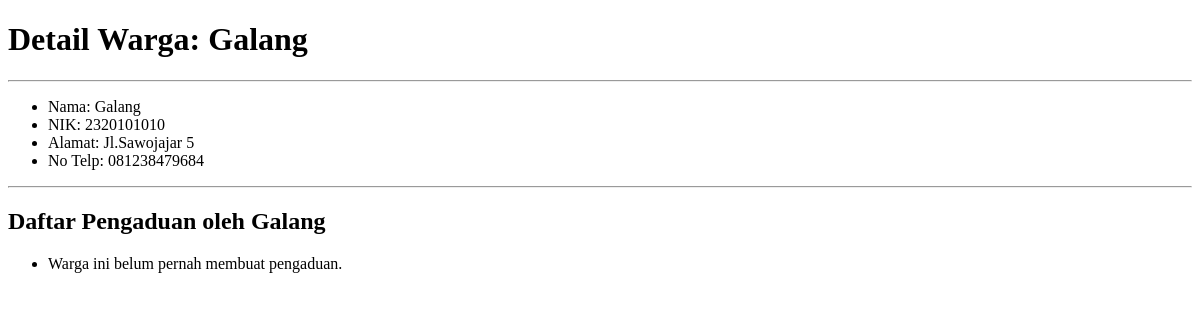
The page /warga/1/ on the database as committed earlier.
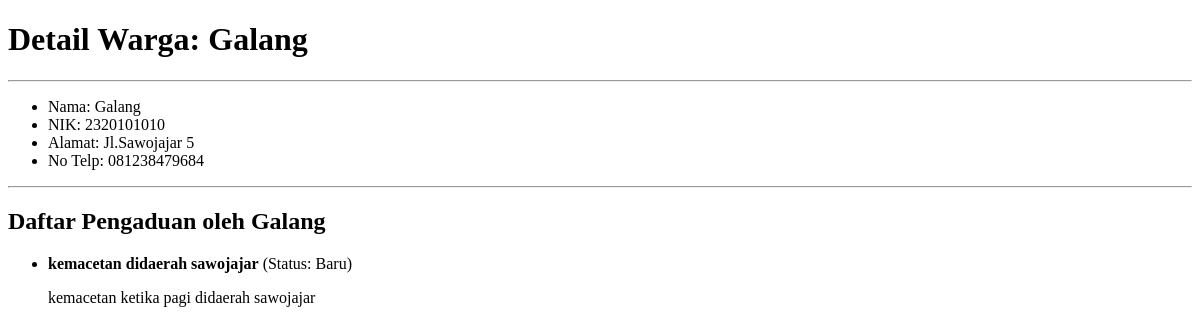
The same page on the database as committed later.
### warga/models.py (models this page shows, shortened)
class Pengaduan(models.Model):
    STATUS_CHOICES = [
        ('BARU', 'Baru'),
        ('DIPROSES', 'Diproses'),
        ('SELESAI', 'Selesai'),
    ]
    judul = models.CharField(max_length=200)
    deskripsi = models.TextField()
    status = models.CharField(max_length=10, choices=STATUS_CHOICES, default='BARU')
    tanggal_lapor = models.DateTimeField(auto_now_add=True)
    pelapor = models.ForeignKey(Warga, on_delete=models.CASCADE, related_name='pengaduan')

### warga/views.py (the view)
# urls.py: path('<int:pk>/', WargaDetailListView.as_view(), name='warga-detail'),
class WargaDetailListView(DetailView):
    model = Warga

### warga/templates/warga/warga_detail.html (shortened to what this page needs)
<!DOCTYPE html>
<html lang="en">
<head>
</head>
<body>
    <h1>Detail Warga: {{ object.nama_lengkap }}</h1>
    <hr>
    <ul>
        <li>Nama: {{ object.nama_lengkap }}</li>
        <li>NIK: {{ object.nik }}</li>
        <li>Alamat: {{ object.alamat }}</li>
        <li>No Telp: {{ object.no_telepon }}</li>
    </ul>
    <hr>
    <h2>Daftar Pengaduan oleh {{ object.nama_lengkap }}</h2>
    <ul>
     {% for aduan in object.pengaduan.all %}
<li>
     <strong>{{ aduan.judul }}</strong> (Status: {{ aduan.get_status_display }})
     <p>{{ aduan.deskripsi }}</p>
     </li>
     {% empty %}
     <li>Warga ini belum pernah membuat pengaduan.</li>
     {% endfor %}
    </ul>
</body>
</html>

Rows that differ between the two databases and show on the page:
added Pengaduan: judul "kemacetan didaerah sawojajar", status "Baru", deskripsi "kemacetan ketika pagi didaerah sawojajar"
Other text that changed with them:
text no longer shown: "Warga ini belum pernah membuat pengaduan."
